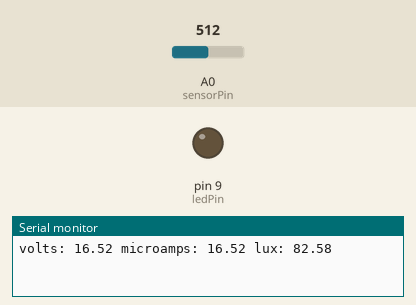
The sketch below on a simulated Arduino Uno, built with avr-gcc and run on an emulated ATmega328P. On the bench: output pins drawn as LEDs (lit = HIGH), the last lines printed to the serial monitor. Inputs (shaded band) come from the test bench; at power-on: A0 (sensorPin) = 512.

Above: at 0.1 s.
At 1.1 s:
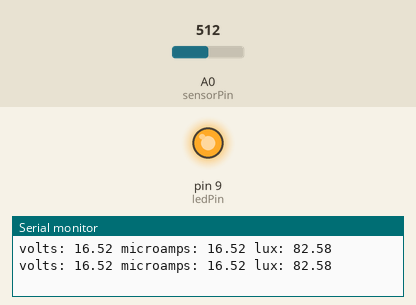
Timing chart, 0 to 2.6 s (numbered marks = the images above):
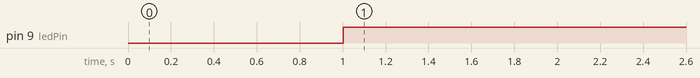

The sketch:

light_sensor.ino
```cpp
int sensorPin = A0;    // select the input pin for the potentiometer
int sensorValue = 0;  // variable to store the value coming from the sensor

int ledPin = 9;      // select the pin for the LED


void setup() {
  Serial.begin(9600);
  // declare the ledPin as an OUTPUT:
  pinMode(ledPin, OUTPUT);
}

void loop() {
  // read the value from the sensor:
  float volts = analogRead(sensorPin) * 3.3 / 1023.0;
  //convert value to 'lux'—a meausre of the light's brightness.
  float microamps = volts/ 10000.0 * 100000;  // across 10,000 Ohms
  float lux = microamps * 5;

  //Print out the lux value to the Serial monitor

  Serial.print("volts: ");
  Serial.print(microamps);
  Serial.print(" microamps: ");
  Serial.print(microamps);
  Serial.print(" lux: ");
  Serial.println(lux);

  delay(1000);
  int ledBrightness = map(lux, 1, 150, 0, 255);
  digitalWrite(ledPin, ledBrightness);
}
```

Measured:
- by itself, pin 9 (ledPin): LOW → HIGH at 1.0 s
